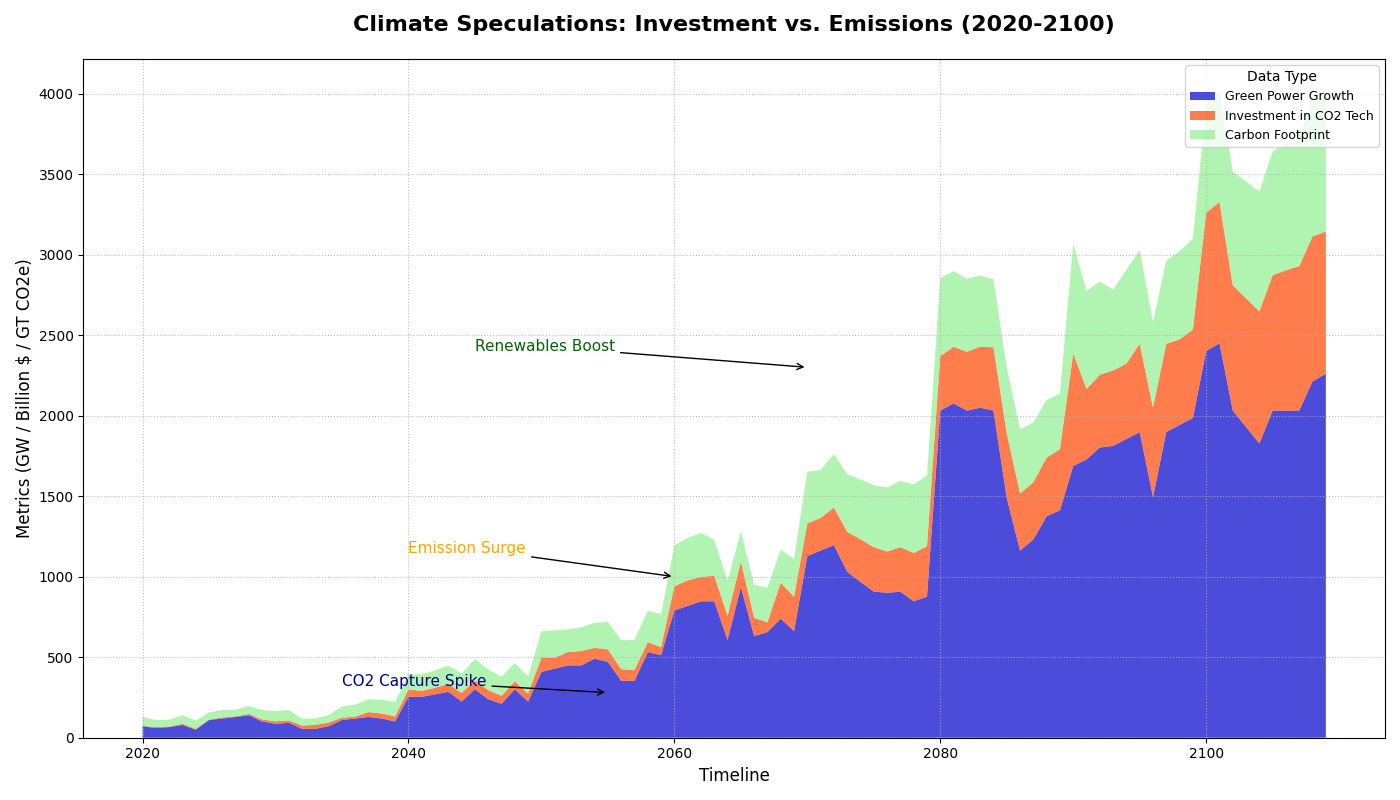

This chart was generated by the following Python code:
import numpy as np
import matplotlib.pyplot as plt

years = np.arange(2020, 2110)

carbon_emissions = np.array([
    56, 44, 42, 53, 51, 45, 47, 41, 49, 59, 
    62, 66, 43, 40, 46, 70, 75, 80, 85, 90, 
    96, 102, 108, 114, 120, 134, 127, 120, 114, 108,
    163, 171, 141, 148, 155, 171, 179, 187, 196, 205,
    253, 263, 274, 223, 214, 187, 205, 214, 205, 233,
    320, 298, 332, 358, 371, 384, 398, 412, 426, 440,
    485, 470, 455, 441, 423, 407, 398, 371, 358, 345,
    682, 610, 578, 502, 584, 580, 532, 516, 548, 564,
    668, 688, 708, 726, 744, 768, 791, 810, 829, 848
])

renewable_energy = np.array([
    72, 60, 66, 79, 50, 110, 119, 129, 139, 101, 
    86, 93, 55, 55, 72, 110, 119, 129, 119, 101, 
    254, 254, 269, 285, 225, 301, 239, 211, 301, 224, 
    409, 429, 449, 449, 491, 471, 353, 353, 531, 513, 
    790, 818, 847, 847, 606, 935, 631, 656, 739, 662, 
    1128, 1162, 1196, 1030, 967, 907, 900, 907, 847, 876, 
    2031, 2076, 2031, 2049, 2031, 1488, 1162, 1231, 1375, 1412, 
    1687, 1728, 1802, 1812, 1855, 1898, 1494, 1898, 1942, 1986, 
    2401, 2449, 2031, 1929, 1827, 2031, 2031, 2031, 2213, 2259
])

carbon_capture_investment = np.array([
    1, 6, 3, 8, 5, 2, 7, 4, 9, 12, 
    16, 14, 20, 25, 22, 14, 12, 30, 31, 31, 
    45, 37, 41, 49, 53, 54, 57, 49, 49, 49, 
    89, 67, 83, 89, 67, 77, 73, 67, 62, 49,
    151, 159, 151, 159, 151, 159, 113, 61, 223, 213,
    203, 203, 233, 248, 265, 276, 256, 276, 300, 312,
    338, 351, 365, 379, 393, 402, 355, 355, 365, 379,
    698, 437, 452, 468, 468, 548, 555, 548, 531, 548,
    858, 878, 778, 799, 820, 841, 871, 898, 900, 884
])

fig, ax = plt.subplots(figsize=(14, 8))

ax.stackplot(years, renewable_energy, carbon_capture_investment, carbon_emissions, 
             labels=['Green Power Growth', 'Investment in CO2 Tech', 'Carbon Footprint'], 
             colors=['#0000CD', '#FF4500', '#90EE90'], alpha=0.7)

ax.set_title('Climate Speculations: Investment vs. Emissions (2020-2100)', fontsize=16, fontweight='bold', pad=20)
ax.set_xlabel('Timeline', fontsize=12)
ax.set_ylabel('Metrics (GW / Billion $ / GT CO2e)', fontsize=12)
ax.legend(loc='upper right', title='Data Type', fontsize=9, frameon=True)
ax.grid(linestyle=':', alpha=0.8)

ax.annotate('Emission Surge', xy=(2060, 1000), xytext=(2040, 1150),
            arrowprops=dict(facecolor='orange', arrowstyle='->'),
            fontsize=11, color='orange')

ax.annotate('Renewables Boost', xy=(2070, 2300), xytext=(2045, 2400),
            arrowprops=dict(facecolor='darkgreen', arrowstyle='->'),
            fontsize=11, color='darkgreen')

ax.annotate('CO2 Capture Spike', xy=(2055, 280), xytext=(2035, 320),
            arrowprops=dict(facecolor='darkblue', arrowstyle='->'),
            fontsize=11, color='darkblue')

plt.tight_layout()
plt.show()
